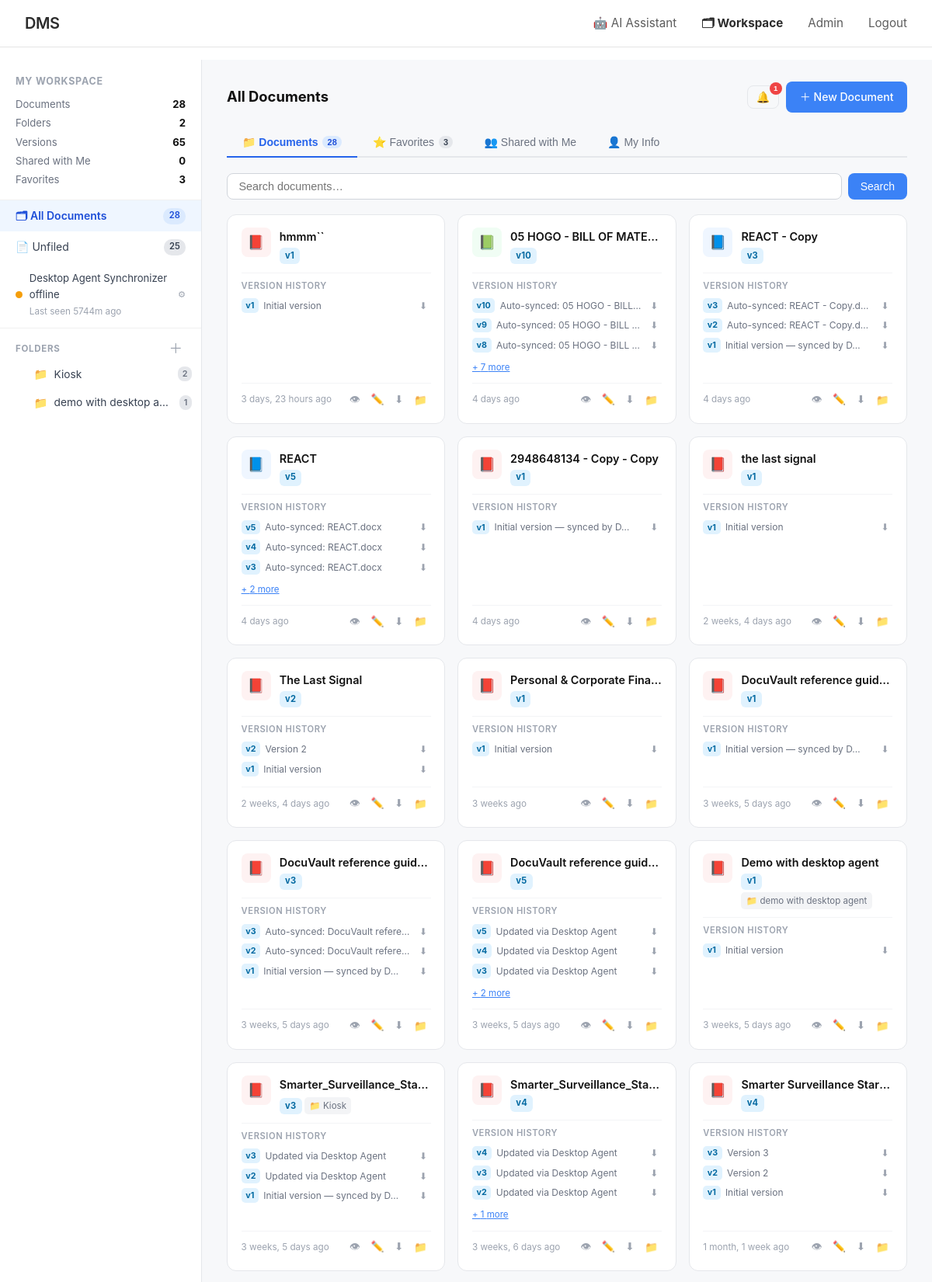
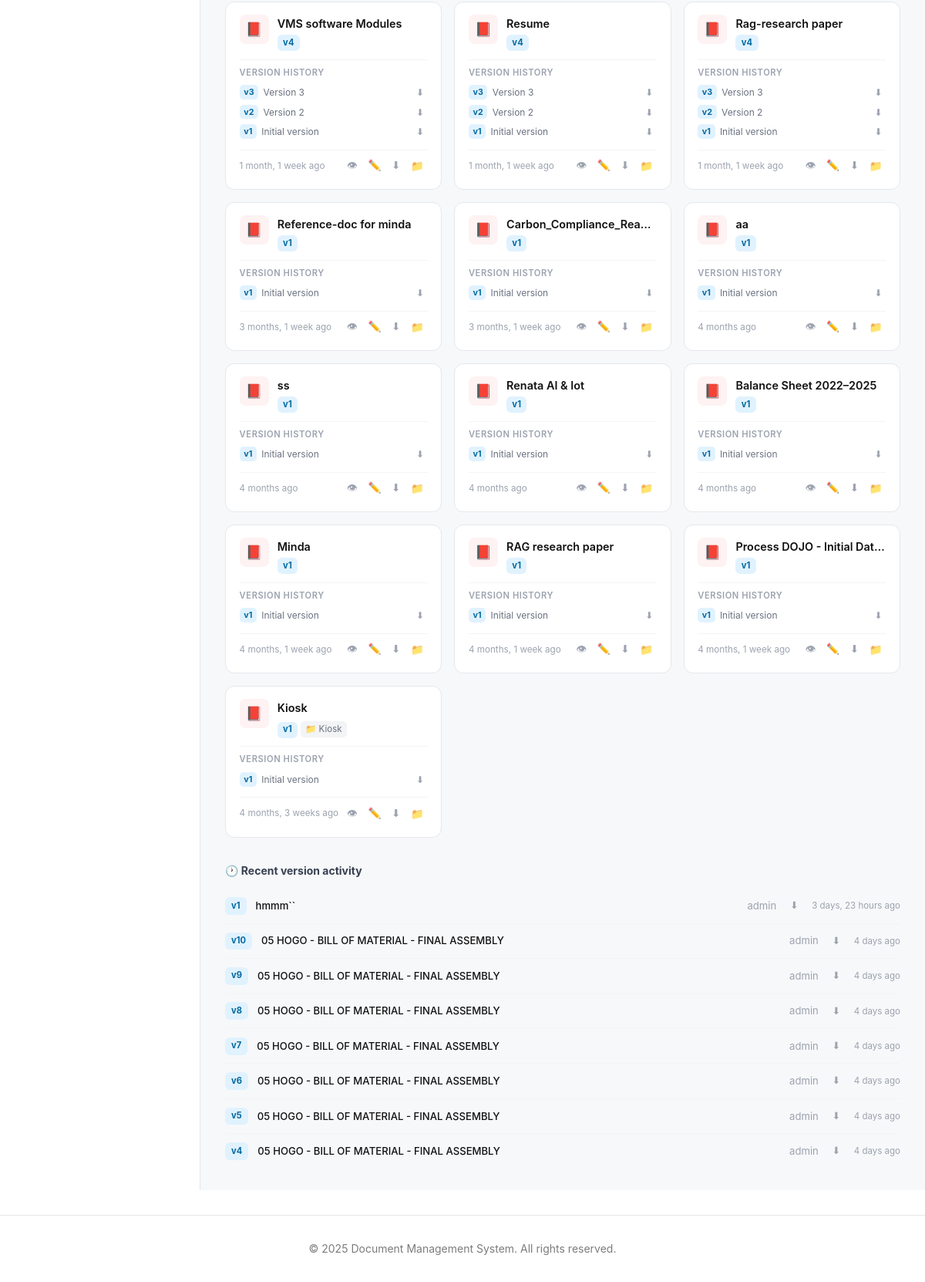
Before: /workspace/ (signed in) with the older database file (2 pictures, top to bottom).
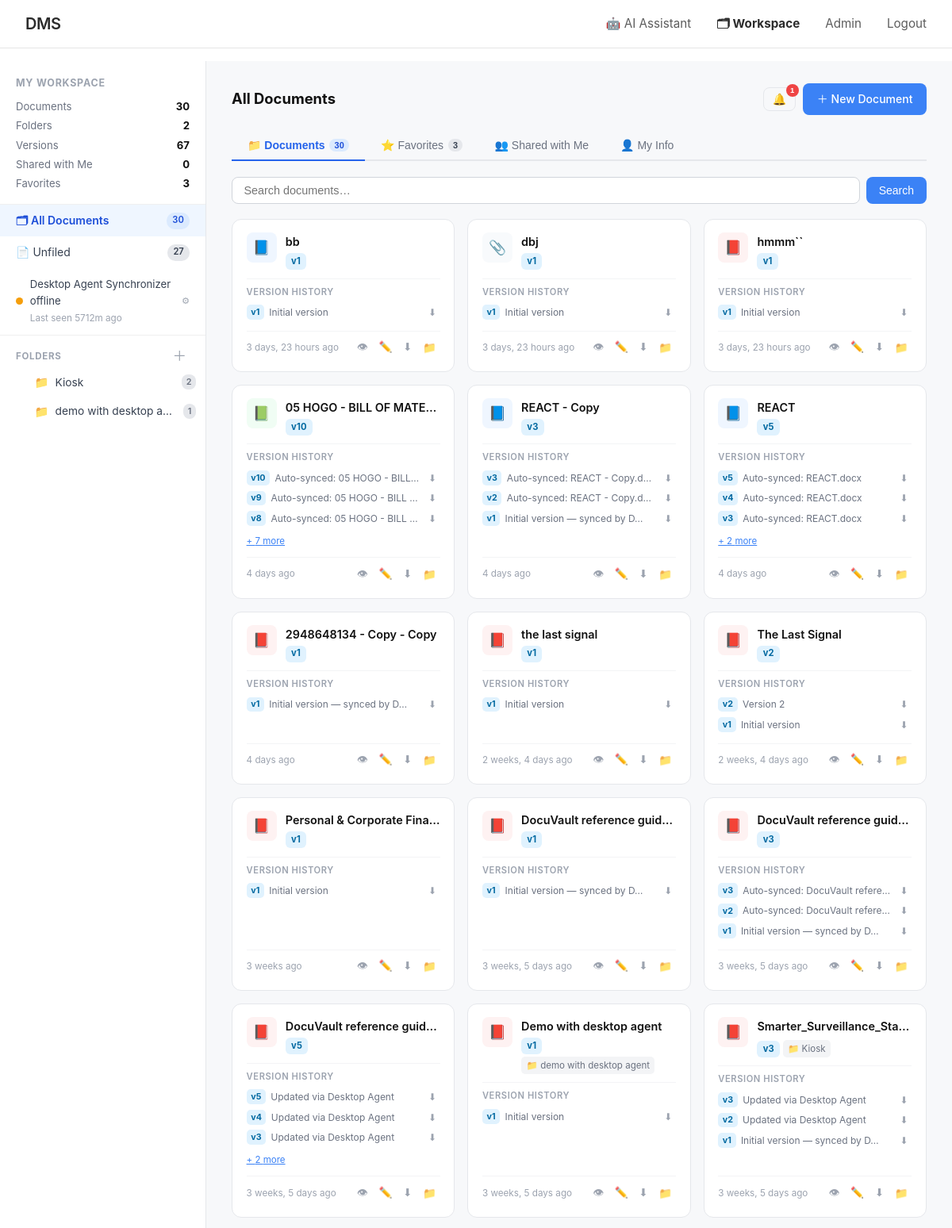
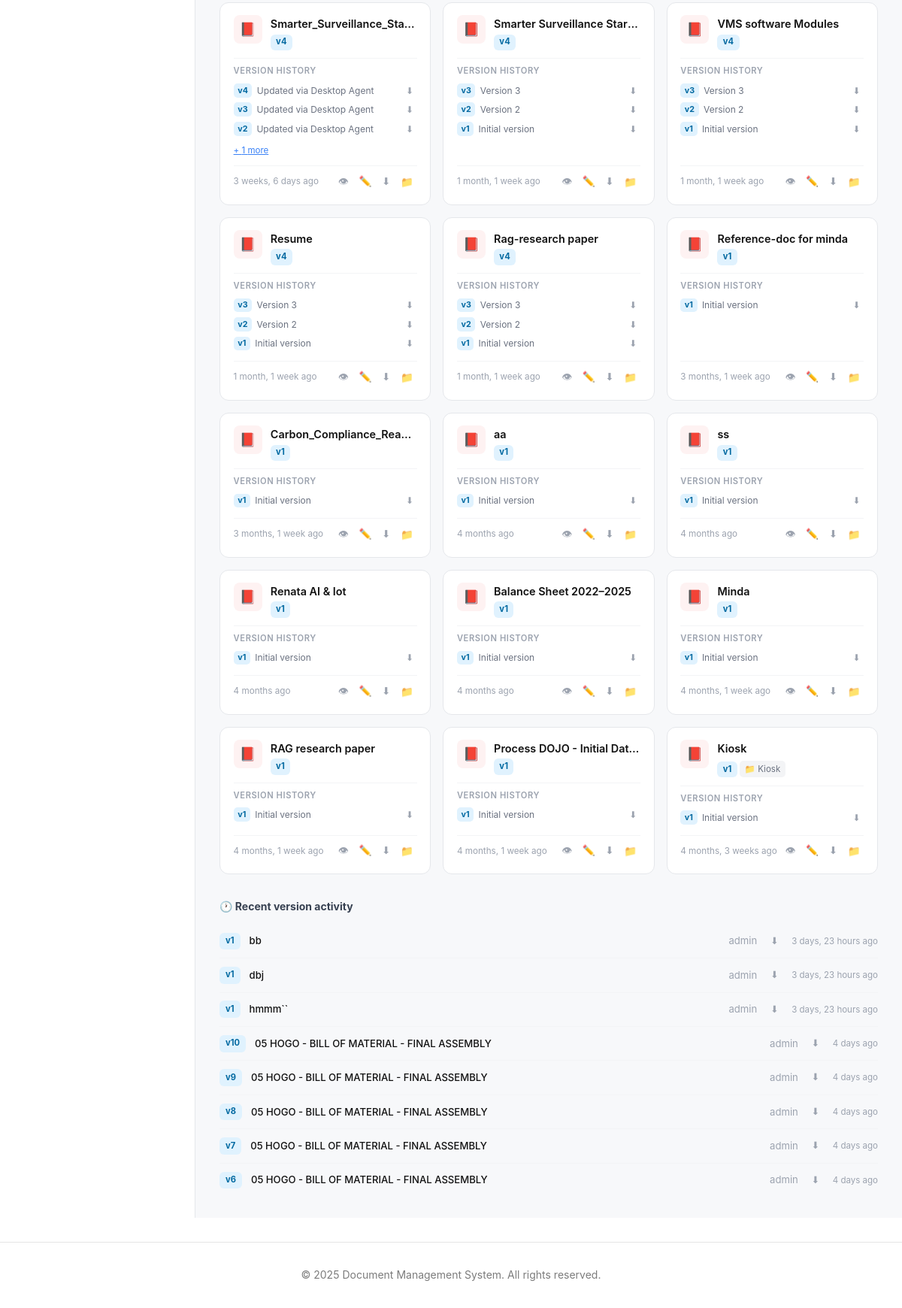
After: the same page with the newer database file (2 pictures, top to bottom).
### documents/models.py (models this page shows, shortened)
class Folder(models.Model):
    COLORS = [
        ('#6c757d', 'Grey'), ('#0d6efd', 'Blue'), ('#198754', 'Green'),
        ('#dc3545', 'Red'),  ('#fd7e14', 'Orange'), ('#6610f2', 'Purple'),
        ('#0dcaf0', 'Cyan'), ('#ffc107', 'Yellow'),
    ]
    name    = models.CharField(max_length=200)
    owner   = models.ForeignKey(User, on_delete=models.CASCADE, related_name='folders')
    parent  = models.ForeignKey('self', on_delete=models.CASCADE, null=True, blank=True,
                                related_name='subfolders')
    color   = models.CharField(max_length=7, default='#6c757d')
    created_at = models.DateTimeField(auto_now_add=True)
    updated_at = models.DateTimeField(auto_now=True)
    class Meta:
        ordering = ['name']
        unique_together = [['owner', 'parent', 'name']]

class Document(models.Model):
    ACCESS_LEVEL_CHOICES = [
        ('public', 'Public'),
        ('private', 'Private'),
        ('role', 'Role-Based'),
        ('custom', 'Custom Users'),
    ]
    title = models.CharField(max_length=255)
    description = models.TextField(blank=True)
    file = models.FileField(upload_to=document_upload_path)
    file_size = models.BigIntegerField(default=0, help_text="Size in bytes")
    file_type = models.CharField(max_length=100, blank=True)
    owner = models.ForeignKey(User, on_delete=models.CASCADE, related_name='owned_documents')
    access_level = models.CharField(max_length=10, choices=ACCESS_LEVEL_CHOICES, default='private')
    required_role_level = models.IntegerField(
        default=1,
        validators=[MinValueValidator(1), MaxValueValidator(100)],
        help_text="Minimum role level required (for role-based access)"
    )
    category = models.ForeignKey(Category, on_delete=models.SET_NULL, null=True, blank=True, related_name='documents')
    folder   = models.ForeignKey('Folder', on_delete=models.SET_NULL, null=True, blank=True,
                                 related_name='folder_documents')
    tags = models.ManyToManyField(Tag, blank=True, related_name='documents')
    shared_with = models.ManyToManyField(User, blank=True, related_name='shared_documents')
    version = models.IntegerField(default=1)
    is_locked = models.BooleanField(default=False, help_text="Locked documents cannot be edited")
    locked_by = models.ForeignKey(User, on_delete=models.SET_NULL, null=True, blank=True, related_name='locked_documents')
    views_count = models.IntegerField(default=0)
    downloads_count = models.IntegerField(default=0)
    created_at = models.DateTimeField(auto_now_add=True)
    updated_at = models.DateTimeField(auto_now=True)
    allow_comments = models.BooleanField(default=True)
    allow_download = models.BooleanField(default=True)
    is_deleted = models.BooleanField(default=False)
    deleted_at = models.DateTimeField(null=True, blank=True)
    class Meta:
        ordering = ['-updated_at', '-created_at']
        indexes = [
            models.Index(fields=['owner', 'access_level']),
            models.Index(fields=['created_at']),
            models.Index(fields=['title']),
        ]

class DocumentVersion(models.Model):
    document = models.ForeignKey(Document, on_delete=models.CASCADE, related_name='versions')
    version_number = models.IntegerField()
    file = models.FileField(upload_to=document_version_upload_path)
    file_size = models.BigIntegerField(default=0)
    uploaded_by = models.ForeignKey(User, on_delete=models.SET_NULL, null=True)
    change_note = models.TextField(blank=True, help_text="What changed in this version")
    created_at = models.DateTimeField(auto_now_add=True)
    class Meta:
        ordering = ['-version_number']
        unique_together = ['document', 'version_number']

class User(AbstractUser):
    USER_TYPE_CHOICES = [
        ('guest', 'Guest'),
        ('user', 'Regular User'),
        ('admin', 'Admin'),
    ]
    user_type = models.CharField(max_length=10, choices=USER_TYPE_CHOICES, default='user')
    role = models.ForeignKey(Role, on_delete=models.SET_NULL, null=True, blank=True, related_name='users')
    bio = models.TextField(blank=True)
    avatar = models.ImageField(upload_to='avatars/', null=True, blank=True)
    phone = models.CharField(max_length=20, blank=True)
    department = models.CharField(max_length=100, blank=True)
    created_at = models.DateTimeField(auto_now_add=True)
    updated_at = models.DateTimeField(auto_now=True)
    last_activity = models.DateTimeField(auto_now=True)
    is_active = models.BooleanField(default=True)
    class Meta:
        ordering = ['-created_at']
    def is_admin(self):
        return self.user_type == 'admin'

### documents/views.py (the view, shortened to what this page needs)
# urls.py: path('workspace/',                      views.workspace_view,             name='workspace'),
@login_required
def workspace_view(request):
    user = request.user
    folder_id = request.GET.get('folder')
    search_q  = request.GET.get('q', '').strip()
    root_folders = (
        Folder.objects
        .filter(owner=user, parent=None)
        .prefetch_related('subfolders__subfolders')
        .order_by('name')
    )
    from django.db.models import Count as _Count
    folder_counts = (
        Document.objects
        .filter(owner=user, is_deleted=False, folder__isnull=False)
        .values('folder_id')
        .annotate(n=_Count('id'))
    )
    docs_by_folder = {row['folder_id']: row['n'] for row in folder_counts}
    folder_tree = _build_folder_tree(list(root_folders), docs_by_folder)
    current_folder = None
    if folder_id == 'unfiled':
        docs = Document.objects.filter(owner=user, folder=None, is_deleted=False)
        panel_title = 'Unfiled Documents'
    else:
        docs = Document.objects.filter(owner=user, is_deleted=False)
        panel_title = 'All Documents'
    if search_q:
        docs = docs.filter(Q(title__icontains=search_q) | Q(description__icontains=search_q))
    docs = docs.select_related('folder', 'category').prefetch_related('versions').order_by('-updated_at')
    total_docs    = Document.objects.filter(owner=user, is_deleted=False).count()
    total_folders = Folder.objects.filter(owner=user).count()
    total_versions = DocumentVersion.objects.filter(document__owner=user).count()
    unfiled_count  = Document.objects.filter(owner=user, folder=None, is_deleted=False).count()
    recent_versions = (
        DocumentVersion.objects
        .filter(document__owner=user)
        .select_related('document', 'uploaded_by')
        .order_by('-created_at')[:8]
    )
    all_folders = Folder.objects.filter(owner=user).order_by('name')
    ws_favorites = (
        Favorite.objects
        .filter(user=user)
        .select_related('document', 'document__owner', 'document__category', 'document__folder')
        .order_by('-created_at')[:50]
    )
    ws_notifications = (
        user.notifications.all()
        .order_by('-created_at')[:30]
    )
    ws_unread_count = user.notifications.filter(is_read=False).count()
    shared_with_me_count = user.shared_documents.filter(is_deleted=False).count()
    ws_shared_docs = (
        user.shared_documents
        .filter(is_deleted=False)
        .select_related('owner', 'folder', 'category')
        .prefetch_related('versions')
        .order_by('-updated_at')[:50]
    )
    return render(request, 'documents/workspace.html', {
        'folder_tree':        folder_tree,
        'docs':               docs,
        'current_folder':     current_folder,
        'panel_title':        panel_title,
        'folder_id':          folder_id,
        'search_q':           search_q,
        'stats': {
            'total_docs':      total_docs,
            'total_folders':   total_folders,
            'total_versions':  total_versions,
            'unfiled':         unfiled_count,
            'shared_with_me':  shared_with_me_count,
            'favorites':       ws_favorites.count(),
        },
        'recent_versions':    recent_versions,
        'all_folders':        all_folders,
        'ws_favorites':       ws_favorites,
        'ws_notifications':   ws_notifications,
        'ws_unread_count':    ws_unread_count,
        'ws_shared_docs':     ws_shared_docs,
    })

### documents/context_processors.py (called while the page is built)
def unread_notifications(request):
    if request.user.is_authenticated:
        count = Notification.objects.filter(recipient=request.user, is_read=False).count()
        return {'unread_notifications_count': count}
    return {'unread_notifications_count': 0}

### documents/views.py (called while the page is built)
def _build_folder_tree(folders, docs_by_folder):
    result = []
    for f in folders:
        children = _build_folder_tree(
            list(f.subfolders.all().order_by('name')), docs_by_folder
        )
        result.append({
            'obj':      f,
            'children': children,
            'count':    docs_by_folder.get(f.id, 0),
        })
    return result

### documents/templates/documents/workspace.html (shortened to what the changed rows need)
{% extends 'documents/base.html' %}
{% block content %}
<div class="ws-wrap">
  <nav class="ws-sidebar" id="ws-sidebar">
    <div class="ws-sidebar-header">
      <div class="ws-stat-row"><span>Documents</span><strong>{{ stats.total_docs }}</strong></div>
      <div class="ws-stat-row"><span>Versions</span><strong>{{ stats.total_versions }}</strong></div>
    </div>
    <a href="{% url 'workspace' %}"
       class="ws-nav-link {% if not folder_id %}active{% endif %}">
      🗂 All Documents
      <span class="badge">{{ stats.total_docs }}</span>
    </a>
    <a href="{% url 'workspace' %}?folder=unfiled"
       class="ws-nav-link {% if folder_id == 'unfiled' %}active{% endif %}">
      📄 Unfiled
      <span class="badge">{{ stats.unfiled }}</span>
    </a>
    <a href="{% url 'workspace_agent' %}" id="agent-pill"
       style="display:flex;align-items:center;gap:.55rem;padding:.65rem 1.25rem;border-bottom:1px solid #f0f0f0;text-decoration:none;transition:background .12s"
       onmouseover="this.style.background='#f3f4f6'" onmouseout="this.style.background=''">
      <span style="flex:1;font-size:.82rem;color:#374151">
        <span id="sb-agent-label">Desktop Agent Synchronizer</span><br>
        <span id="sb-agent-sub" style="font-size:.73rem;color:#9ca3af">Checking…</span>
      </span>
    </a>
    <div class="folder-section">
      <div id="folder-root">
        {% for node in folder_tree %}
          {% include 'documents/_folder_node.html' with node=node depth=0 %}
        {% empty %}
          <p style="font-size:.8rem;color:#9ca3af;padding:.5rem 1.25rem;">No folders yet.</p>
        {% endfor %}
      </div>
    </div>
  </nav>
  <main class="ws-main">
    <div class="ws-tabs">
      <button class="ws-tab active" id="tab-btn-docs" onclick="switchWsTab('docs')">
        📁 Documents
        {% if stats.total_docs %}<span class="ws-tab-badge">{{ stats.total_docs }}</span>{% endif %}
      </button>
    </div>
    <div id="ws-panel-docs">
    {% if docs %}
    <div class="doc-grid" id="doc-grid">
      {% for doc in docs %}
      {% with ext=doc.file.name|lower %}
      <div class="doc-card" id="doc-card-{{ doc.id }}" draggable="true"
           ondragstart="dragStart(event, {{ doc.id }})">
        <div class="doc-card-top">
          <div class="doc-type-icon
            {% if '.pdf' in ext %}pdf
            {% elif '.docx' in ext or '.doc' in ext %}docx
            {% elif '.xlsx' in ext or '.xls' in ext %}xlsx
            {% elif '.pptx' in ext or '.ppt' in ext %}pptx
            {% elif '.png' in ext or '.jpg' in ext or '.jpeg' in ext or '.gif' in ext %}img
            {% else %}other{% endif %}">
            {% if '.pdf' in ext %}📕
            {% elif '.docx' in ext or '.doc' in ext %}📘
            {% elif '.xlsx' in ext or '.xls' in ext %}📗
            {% elif '.pptx' in ext or '.ppt' in ext %}📙
            {% elif '.png' in ext or '.jpg' in ext or '.jpeg' in ext %}🖼
            {% else %}📎{% endif %}
          </div>
          <div class="doc-card-meta">
            <a href="{% url 'document_detail' doc.id %}" class="doc-card-title">{{ doc.title }}</a>
            <div class="doc-card-sub">
              <span class="doc-version-badge">v{{ doc.version }}</span>
              {% if doc.folder and not current_folder %}
                <span class="doc-folder-tag">📁 {{ doc.folder.name }}</span>
              {% endif %}
            </div>
          </div>
        </div>
        {% with vlist=doc.versions.all %}
        {% if vlist %}
        <div style="border-top:1px solid #f3f4f6;padding-top:.5rem;margin-top:.1rem">
          <p style="font-size:.7rem;font-weight:600;color:#9ca3af;margin:0 0 .3rem;text-transform:uppercase;letter-spacing:.05em">Version history</p>
          {% for v in vlist|slice:":3" %}
          <div style="display:flex;align-items:center;gap:.4rem;font-size:.75rem;margin:.2rem 0">
            <span style="background:#e0f2fe;color:#0369a1;font-weight:700;font-size:.67rem;padding:.05rem .35rem;border-radius:5px;flex-shrink:0">v{{ v.version_number }}</span>
            <span style="color:#6b7280;flex:1;white-space:nowrap;overflow:hidden;text-overflow:ellipsis;">
              {% if v.change_note %}{{ v.change_note|truncatechars:30 }}{% else %}Updated{% endif %}
            </span>
            <a href="{% url 'version_download' doc.id v.id %}"
               style="color:#9ca3af;font-size:.75rem;text-decoration:none;padding:.1rem .3rem;border-radius:4px;transition:color .15s"
               title="Download v{{ v.version_number }}">⬇</a>
          </div>
          {% endfor %}
          {% if vlist|length > 3 %}
          <a href="{% url 'document_detail' doc.id %}#versions" style="font-size:.72rem;color:#3b82f6">
            + {{ vlist|length|add:"-3" }} more
          </a>
          {% endif %}
        </div>
        {% endif %}
        {% endwith %}
        <div class="doc-card-footer">
          <span class="doc-card-date">{{ doc.updated_at|timesince }} ago</span>
          <div class="doc-card-actions">
            <a href="{% url 'document_detail' doc.id %}"    class="btn-doc-action" title="View">👁</a>
            {% if not doc.is_locked %}
            <a href="{% url 'document_edit' doc.id %}"      class="btn-doc-action" title="Edit">✏️</a>
            {% endif %}
            <a href="{% url 'document_download' doc.id %}"  class="btn-doc-action" title="Download">⬇</a>
            <button onclick="openMoveModal({{ doc.id }}, '{{ doc.title|escapejs }}')"
                    class="btn-doc-action" title="Move to folder">📁</button>
          </div>
        </div>
      </div>
      {% endwith %}
      {% endfor %}
    </div>
    {% endif %}
    {% if recent_versions %}
    <div class="ws-versions">
      {% for v in recent_versions %}
      <div class="version-row">
        <span class="version-num">v{{ v.version_number }}</span>
        <a href="{% url 'document_detail' v.document.id %}#versions" class="version-doc-link">{{ v.document.title }}</a>
        <span class="version-who">{{ v.uploaded_by.username|default:'—' }}</span>
        <a href="{% url 'version_download' v.document.id v.id %}" class="version-dl" title="Download this version">⬇</a>
        <span style="font-size:.72rem;color:#9ca3af;flex-shrink:0">{{ v.created_at|timesince }} ago</span>
      </div>
      {% endfor %}
    </div>
    {% endif %}
    </div>
  </main>
</div>
{% endblock %}

### documents/templates/documents/_folder_node.html (shortened to what this page needs)
{% load static %}
<div class="folder-item" style="padding-left:{{ depth|add:'0' }}px">
  <div class="folder-row {% if folder_id|stringformat:'s' == node.obj.id|stringformat:'s' %}active{% endif %}"
       data-folder-id="{{ node.obj.id }}"
       onclick="window.location='{% url 'workspace' %}?folder={{ node.obj.id }}'">
    <span class="folder-icon" style="color:{{ node.obj.color }}">📁</span>
    <span class="folder-name">{{ node.obj.name }}</span>
    {% if node.count %}<span class="folder-badge">{{ node.count }}</span>{% endif %}
  </div>
</div>

Changed rows visible on the page:
no longer on this page (row unchanged): DocumentVersion: version_number "5", document "05 HOGO - BILL OF MATERIAL - FINAL ASSEMBLY", uploaded_by.username "admin", created_at "4 days"
no longer on this page (row unchanged): DocumentVersion: version_number "4", document "05 HOGO - BILL OF MATERIAL - FINAL ASSEMBLY", uploaded_by.username "admin", created_at "4 days"
added Document: title "bb", version "1", updated_at "3 days, 23 hours"
added DocumentVersion: version_number "1", change_note "Initial version", document "bb", uploaded_by.username "admin", created_at "3 days, 23 hours"
added Document: title "dbj", version "1", updated_at "3 days, 23 hours"
added DocumentVersion: version_number "1", change_note "Initial version", document "dbj", uploaded_by.username "admin", created_at "3 days, 23 hours"
Other visible differences:
{{ stats.total_docs }}: "28" → "30"
{{ stats.total_versions }}: "65" → "67"
{{ stats.unfiled }}: "25" → "27"
text written by a page script: "Last seen 5744m ago" → "Last seen 5712m ago"
